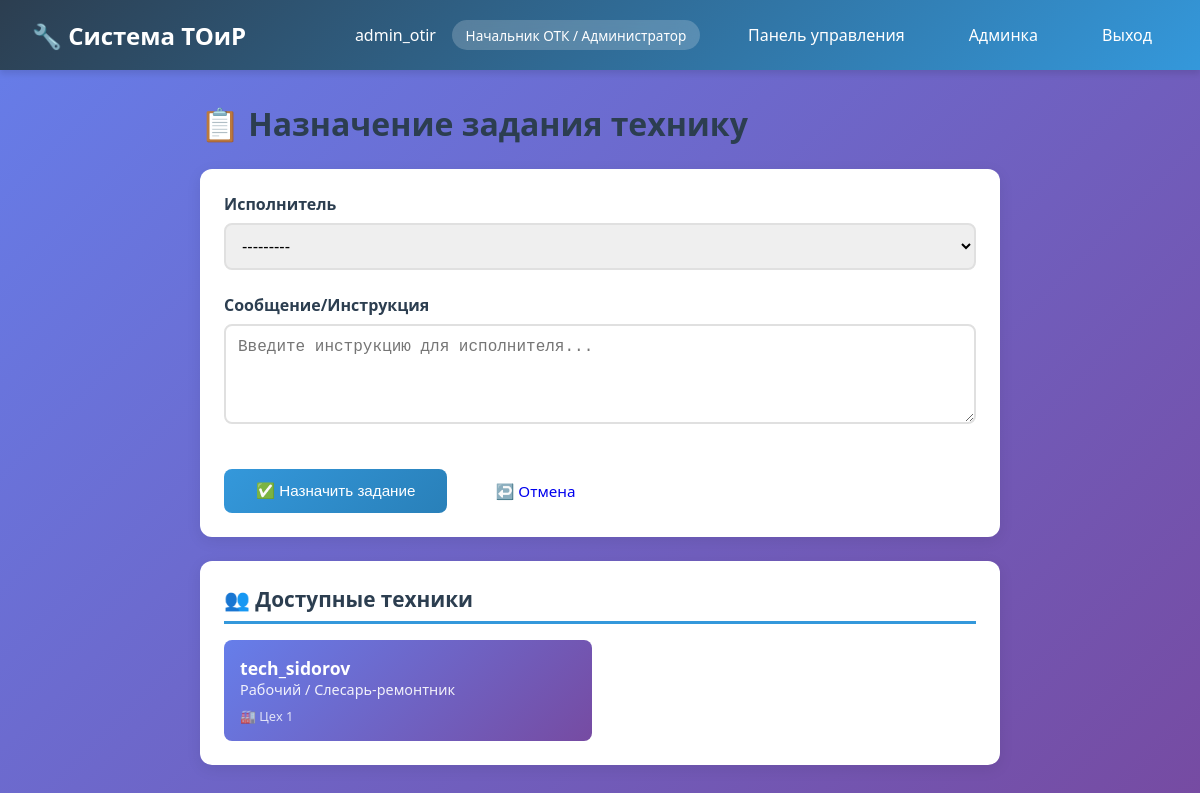
/workorders/admin/assign-task/ (signed in), run on the app's committed database.
### accounts/models.py (models this page shows, shortened)
class User(AbstractUser):
    ROLE_CHOICES = [
        ('admin', 'Начальник ОТК / Администратор'),
        ('engineer', 'Специалист ОТиР'),
        ('technician', 'Рабочий / Слесарь-ремонтник'),
        ('storekeeper', 'Кладовщик'),
        ('trainee', 'Ученик / Практикант'),
        ('seller', 'Продавец'),
        ('client', 'Клиент'),
    ]
    role = models.CharField(
        max_length=20,
        choices=ROLE_CHOICES,
        default='client',
        verbose_name='Роль'
    )
    department = models.CharField(
        max_length=100,
        blank=True,
        null=True,
        verbose_name='Отдел/Цех'
    )
    phone = models.CharField(
        max_length=20,
        blank=True,
        null=True,
        verbose_name='Телефон'
    )
    is_active = models.BooleanField(default=True, verbose_name='Активен')
    created_at = models.DateTimeField(auto_now_add=True, verbose_name='Дата создания')
    class Meta:
        verbose_name = 'Пользователь'
        verbose_name_plural = 'Пользователи'
        ordering = ['username']
    @property
    def is_admin(self):
        return self.role == 'admin'

### workorders/views.py (the view)
# urls.py: path('admin/assign-task/', views.admin_assign_task, name='admin_assign_task'),
@login_required
def admin_assign_task(request):
    if not request.user.is_admin:
        messages.error(request, 'Доступ запрещён')
        return redirect('accounts:dashboard')
    if request.method == 'POST':
        form = AssignTaskForm(request.POST)
        if form.is_valid():
            worker = form.cleaned_data['worker']
            message_text = form.cleaned_data['message']
            equipment = Equipment.objects.first()  # В реальном проекте нужно выбирать оборудование
            if equipment:
                work_order = WorkOrder.objects.create(
                    equipment=equipment,
                    order_type='emergency',
                    priority=3,
                    status='new',
                    assigned_user=worker,
                    created_by=request.user,
                    description=message_text
                )
                notification = TaskNotification.objects.create(
                    worker=worker,
                    work_order=work_order,
                    message=message_text,
                    status='pending',
                    created_by=request.user
                )
                messages.success(request, f'✅ Задание назначено пользователю {worker.username}')
                return redirect('accounts:dashboard')
            else:
                messages.error(request, 'Нет доступного оборудования для создания задания')
    else:
        form = AssignTaskForm()
    technicians = User.objects.filter(role='technician', is_active=True)
    return render(request, 'workorders/admin_assign.html', {'form': form, 'technicians': technicians})

### workorders/forms.py
class AssignTaskForm(forms.Form):
    worker = forms.ModelChoiceField(
        queryset=None,
        label='Исполнитель',
        widget=forms.Select(attrs={'class': 'form-control'})
    )
    message = forms.CharField(
        label='Сообщение/Инструкция',
        widget=forms.Textarea(attrs={'class': 'form-control', 'rows': 4, 'placeholder': 'Введите инструкцию для исполнителя...'}),
        required=True
    )
    def __init__(self, *args, **kwargs):
        super().__init__(*args, **kwargs)
        from accounts.models import User
        self.fields['worker'].queryset = User.objects.filter(role='technician', is_active=True)
        self.fields['worker'].label_from_instance = lambda obj: f"{obj.username} ({obj.get_role_display()})"

### templates/workorders/admin_assign.html (shortened to what this page needs)
{% extends 'base.html' %}
{% block content %}
<div style="max-width: 800px; margin: 0 auto;">
    <h1 style="margin-bottom: 1.5rem; color: #2c3e50;">📋 Назначение задания технику</h1>
    <div class="card">
        <form method="post" style="display: flex; flex-direction: column; gap: 1.5rem;">
            <div>
                <label for="{{ form.worker.id_for_label }}" style="display: block; margin-bottom: 0.5rem; font-weight: bold; color: #2c3e50;">
                    {{ form.worker.label }}
                </label>
                {{ form.worker }}
            </div>
            <div>
                <label for="{{ form.message.id_for_label }}" style="display: block; margin-bottom: 0.5rem; font-weight: bold; color: #2c3e50;">
                    {{ form.message.label }}
                </label>
                {{ form.message }}
            </div>
            <div style="display: flex; gap: 1rem; margin-top: 1rem;">
                <button type="submit" class="btn btn-primary" style="padding: 0.75rem 2rem;">
                    ✅ Назначить задание
                </button>
                <a href="{% url 'accounts:dashboard' %}" class="btn btn-secondary" style="padding: 0.75rem 2rem;">
                    ↩️ Отмена
                </a>
            </div>
        </form>
    </div>
    <div class="card" style="margin-top: 1.5rem;">
        <h2 style="color: #2c3e50; margin-bottom: 1rem;">👥 Доступные техники</h2>
        <div style="display: grid; grid-template-columns: repeat(auto-fill, minmax(250px, 1fr)); gap: 1rem;">
            {% for tech in technicians %}
            <div style="background: linear-gradient(135deg, #667eea 0%, #764ba2 100%); padding: 1rem; border-radius: 8px; color: white;">
                <div style="font-weight: bold; font-size: 1.1rem;">{{ tech.username }}</div>
                <div style="opacity: 0.9; font-size: 0.9rem;">{{ tech.get_role_display }}</div>
                {% if tech.department %}
                <div style="opacity: 0.8; font-size: 0.8rem; margin-top: 0.5rem;">🏭 {{ tech.department }}</div>
                {% endif %}
            </div>
            {% empty %}
            <div style="grid-column: 1/-1; text-align: center; color: #999; padding: 2rem;">
                Нет доступных техников
            </div>
            {% endfor %}
        </div>
    </div>
</div>
{% endblock %}

### templates/base.html (shortened to what this page needs)
<!DOCTYPE html>
<html lang="ru">
<head>
</head>
<body>
    {% if user.is_authenticated %}
    <nav class="navbar">
        <h1>🔧 Система ТОиР</h1>
        <div class="user-info">
            <span>{{ user.username }}</span>
            <span class="role-badge">{{ user.get_role_display }}</span>
            <a href="{% url 'accounts:dashboard' %}">Панель управления</a>
            <a href="/admin/">Админка</a>
            <a href="{% url 'accounts:logout' %}">Выход</a>
        </div>
    </nav>
    {% endif %}
    <div class="container">
        {% block content %}{% endblock %}
    </div>
</body>
</html>

### templates/base.html (style rules this page uses)
* { margin: 0; padding: 0; box-sizing: border-box; }
body { font-family: 'Segoe UI', Tahoma, Geneva, Verdana, sans-serif; background: linear-gradient(135deg, #667eea 0%, #764ba2 100%); min-height: 100vh; }
.navbar { background: linear-gradient(135deg, #2c3e50 0%, #3498db 100%); color: white; padding: 1rem 2rem; display: flex; justify-content: space-between; align-items: center; box-shadow: 0 4px 6px rgba(0,0,0,0.1); backdrop-filter: blur(10px); }
.navbar h1 { font-size: 1.5rem; font-weight: 600; }
.navbar a { color: white; text-decoration: none; margin-left: 1rem; padding: 0.5rem 1rem; border-radius: 6px; transition: all 0.3s ease; }
.container { max-width: 1400px; margin: 2rem auto; padding: 0 2rem; }
.card { background: white; border-radius: 12px; box-shadow: 0 4px 15px rgba(0,0,0,0.08); padding: 1.5rem; margin-bottom: 1.5rem; transition: transform 0.3s ease; }
.card h2 { color: #2c3e50; margin-bottom: 1rem; border-bottom: 3px solid #3498db; padding-bottom: 0.5rem; font-size: 1.3rem; }
.btn { display: inline-block; padding: 0.6rem 1.2rem; border-radius: 8px; text-decoration: none; cursor: pointer; border: none; font-size: 0.95rem; font-weight: 500; transition: all 0.3s ease; text-align: center; }
.btn-primary { background: linear-gradient(135deg, #3498db 0%, #2980b9 100%); color: white; }
.form-control { width: 100%; padding: 0.75rem; border: 2px solid #e0e0e0; border-radius: 8px; font-size: 1rem; transition: border-color 0.3s ease; }
.user-info { display: flex; align-items: center; gap: 1rem; }
.role-badge { background: rgba(255,255,255,0.2); color: white; padding: 0.35rem 0.85rem; border-radius: 20px; font-size: 0.85rem; font-weight: 500; backdrop-filter: blur(10px); }

### data on the page
User: username "admin_otir", role "Начальник ОТК / Администратор"
User: username "tech_sidorov", role "Рабочий / Слесарь-ремонтник", department "Цех 1"
